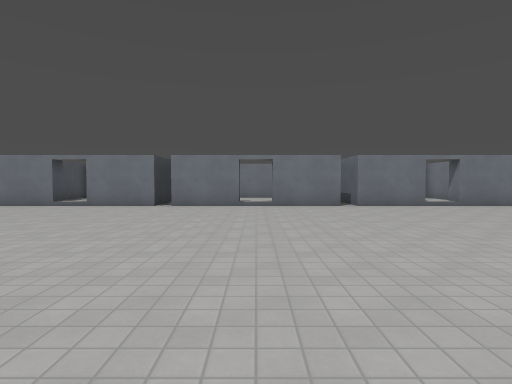
View 1 (above)

24 first-person views from a walk through a 3-D level made in the Godot game engine. The camera is 1.2 m above the floor, tilts 2° down and sees 80° across. The floor is counted in squares, 2 m on a side. Each view is taken from the middle of a square. On the plan, view 1 faces up. The plan holds only what a view shows up to about 9 squares ahead; the rest is blank. The place goes on beyond the plan. Surface patterns are stand-ins for the level's own textures.

View 2
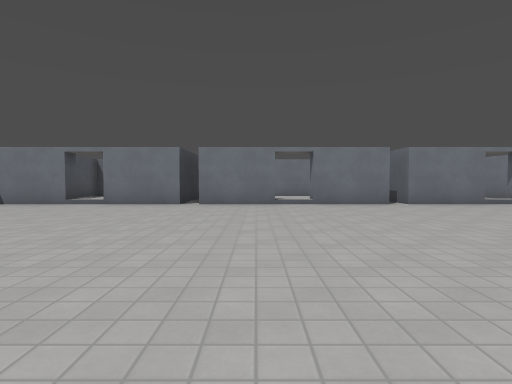

View 3
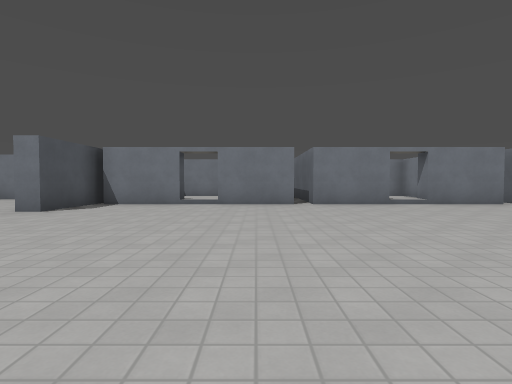

View 4
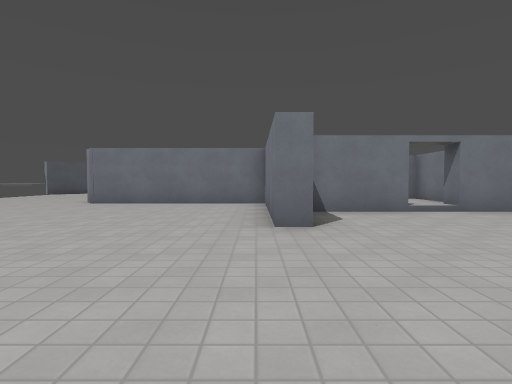

View 5
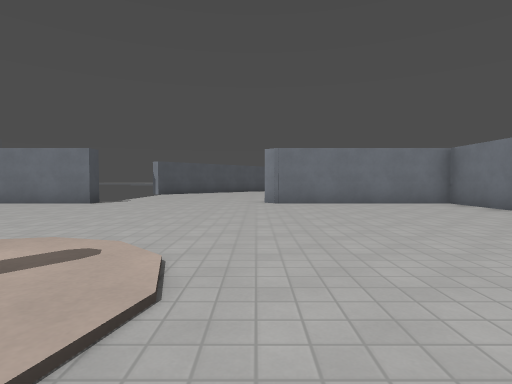

View 6
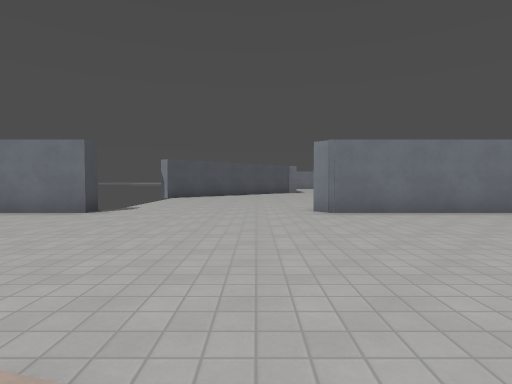

View 7
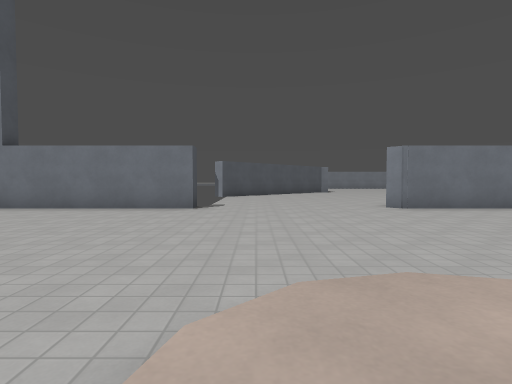

View 8
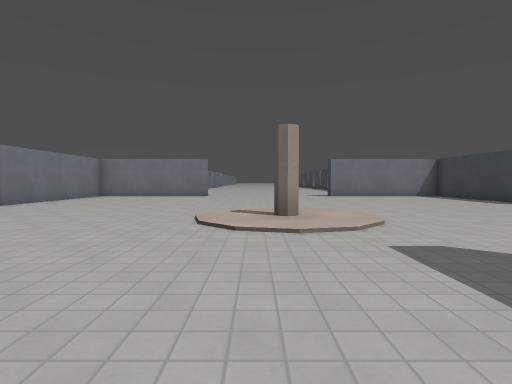

View 9
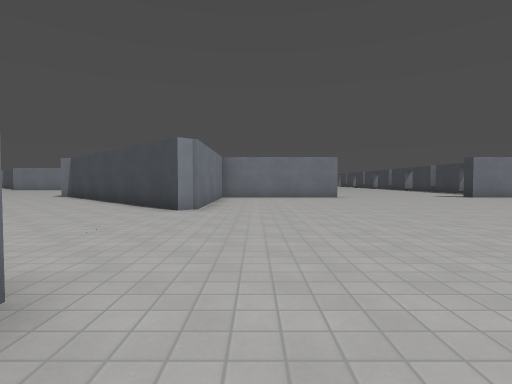

View 10
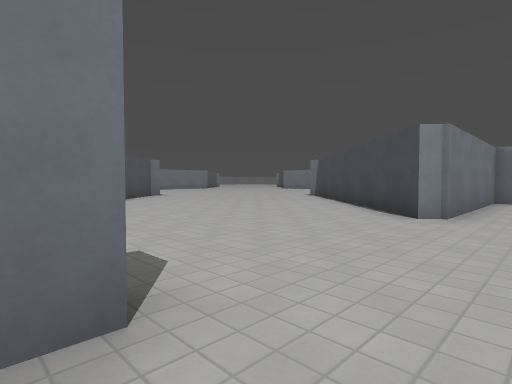

View 11
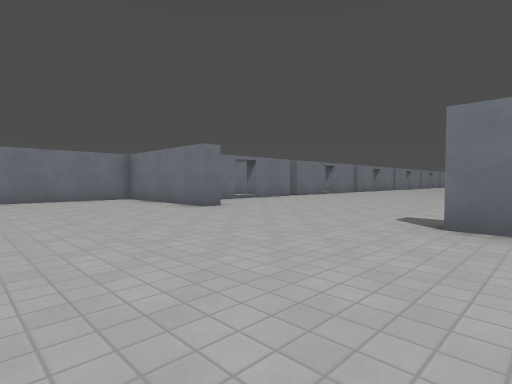

View 12
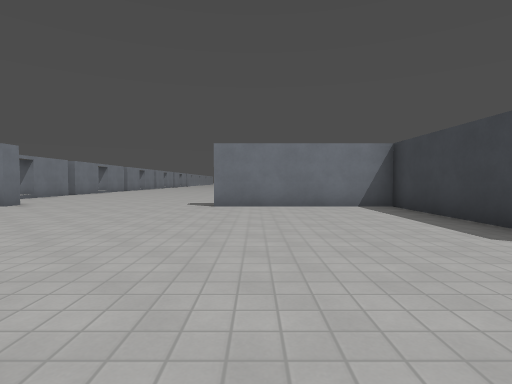

View 13
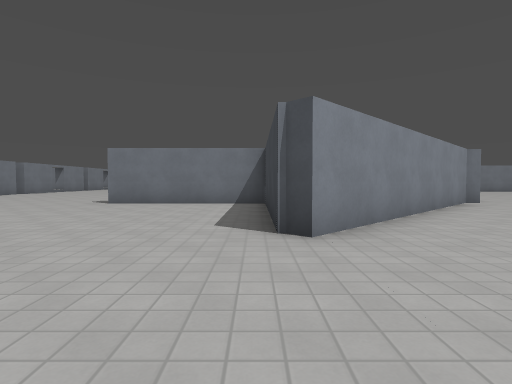

View 14
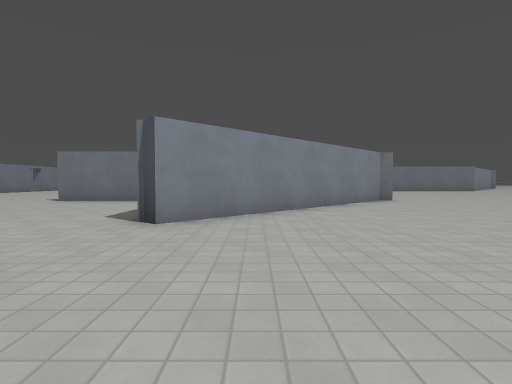

View 15
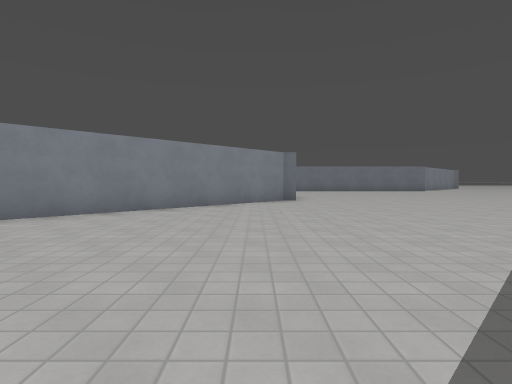

View 16
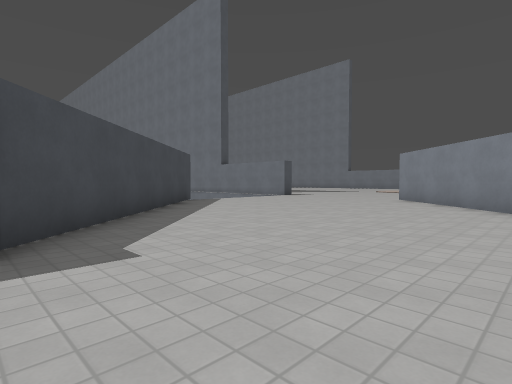

View 17
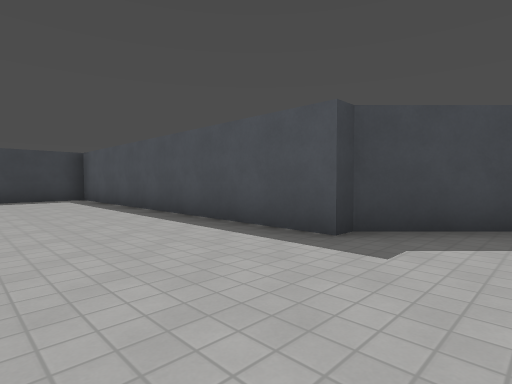

View 18
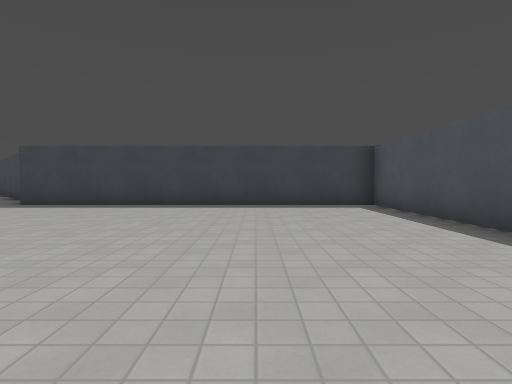

View 19
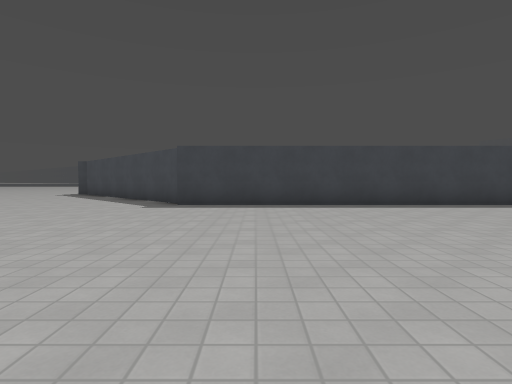

View 20
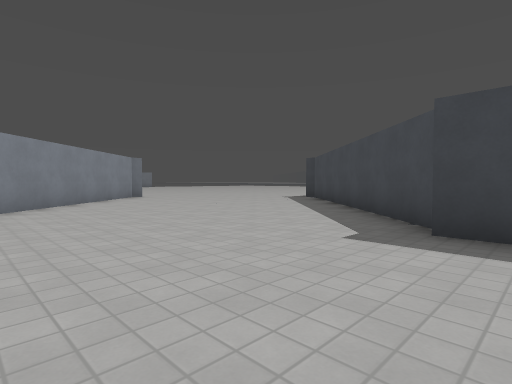

View 21
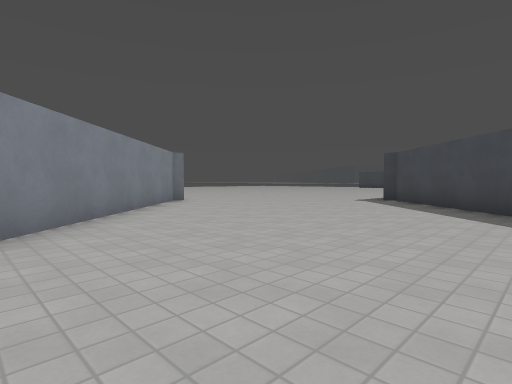

View 22
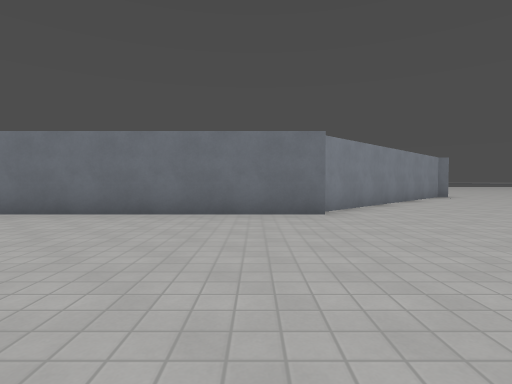

View 23
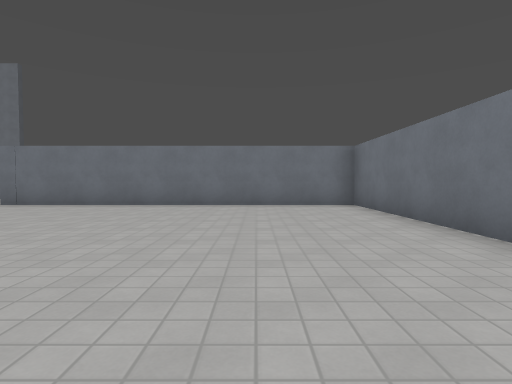

View 24
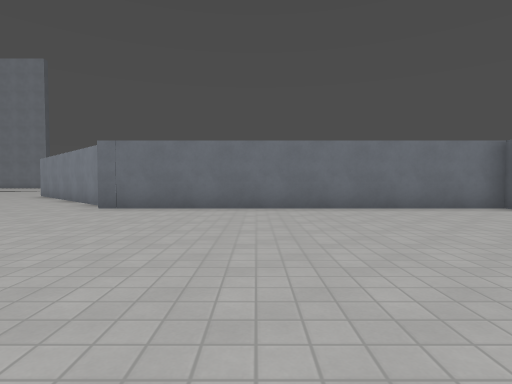

### Floor plan
Key: @ floor where view 1 was taken; # wall or solid block; . floor; O other object.
Columns run from 21 left of view 1 to 6 right of it. Each row starts with its distance up from view 1.
 14    .......#
 13    ......##
 12 ###.....######    #
 11 .............#    #
 10 .............#    ##    #
  9 .............########.######
  8 .............#..............
  7  ...........................
  6  ..........................
  5 .....O....................
  4  .........................
  3   .......................
  2    ..........#. ........
  1     .........#   .  ...
  0       .......#       @
 -1      ........#
 -2     .....#####
 -3     ....##
 -4    ......##
 -5     ......##
 -6     .......##
 -7    .........##
 -8    #.........##########
 -9    ##.................#
-10     ##................#
-11      ##...............#
-12       ##..............#
-13        ##.... ........#
-14         #....  .......#
-15         #.... ........#
-16         #.............#
-17         #.............##
-18         #..............##
-19         #...............##
-20         #................##
-21         #.................##
-22         ##########.........#
-23                  ##.........
-24                   ##.......
-25                    ##.....
-26                     ##...

Positions as (right, up) in squares from view 1, and headings:
1: (0, 0), facing up
2: (-1, 1), facing up
3: (-4, 1), facing up
4: (-9, 3), facing up
5: (-14, 3), facing up
6: (-15, 5), facing up
7: (-17, 4), facing up
8: (-21, 5), facing right
9: (-20, 10), facing right
10: (-19, 10), facing up-right
11: (-13, 1), facing up-right
12: (-16, 1), facing right
13: (-17, -2), facing right
14: (-18, -4), facing right
15: (-18, -7), facing right
16: (-10, -13), facing up-left
17: (-10, -11), facing down-left
18: (-10, -14), facing down
19: (-6, -14), facing down
20: (-5, -18), facing down-right
21: (-2, -18), facing down-right
22: (-5, -16), facing right
23: (-2, -16), facing up
24: (-5, -15), facing up
